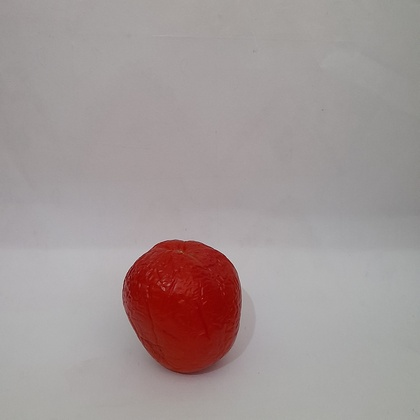
%> input picture jobsheet1/tomat_p.jpg, 420 x 420 px, shrunk from 3000 x 3000 before the run
$ octave tomatpolos.m   (GNU Octave 9; MATLAB toolbox functions it lacks are replaced by stand-ins)
%> lines starting %> are read from the running program, lines starting %| are printed output that depends on the picture
% Membersihkan kode program, memory, dan menutup seluruh jendela
clc;
clear all;
close all;

% Membaca dan menampilkan citra
I = imread('tomat_p.jpg');
%> I is the input picture: size 420x420x3 uint8; mean R, G, B 162.4, 151.3, 150.7
figure, imshow(I);
title('Citra Tomat polos RGB');

% Ekstraksi channel RGB
R = I(:,:,1);
G = I(:,:,2);
B = I(:,:,3);

figure, imshow(R);
title('Citra Tomat polos Channel R');

figure, imshow(G);
title('Citra Tomat polos Channel G');

figure, imshow(B);
title('Citra Tomat polos Channel B');

% Mendapatkan nilai piksel pada koordinat tertentu
R11 = R(1,1);
%> R11 = 155
G11 = G(1,1);
%> G11 = 149
B11 = B(1,1);
%> B11 = 149

% Konversi citra RGB ke grayscale
citraGray = rgb2gray(I);
figure, imshow(citraGray);
title('Citra Tomat polos Grayscale');

% Kode program membuat histogram (Cara 1)
Ukuran = size(I);
%> Ukuran = [420 420 3]
jum_baris = Ukuran(1);
%> jum_baris = 420
jum_kolom = Ukuran(2);
%> jum_kolom = 420
Histog = zeros(256, 1);
for baris = 1 : jum_baris
    for kolom = 1: jum_kolom
        Histog(I(baris, kolom)+1) = ...
            Histog(I(baris, kolom)+1) + 1;
    end
end
%> after the loop, Histog = 256 values, max 15370 at index 166, min 0 at index 1, mean 689.1

Horis = (0:255)';
figure, bar(Horis, Histog);
title('Histogram Citra Tomat polos Grayscale Cara 1');
%> figure, not shown here; tallest bar 15370 high, from x = 164.6 to 165.4

% Kode program membuat histogram (Cara 2)
figure, histogram(citraGray);
title('Histogram Citra Tomat polos Grayscale Cara 2');
%> figure, not shown here; tallest bar 20978 high, from x = 158 to 160

% Kode program membuat histogram (Cara 3)
figure, histogram(citraGray, 256);
title('Histogram Citra Tomat polos Grayscale Cara 3');
%> figure, not shown here; tallest bar 11773 high, from x = 158.9 to 159.7

% Pengaturan Kecerahan
citraCerah = citraGray + 50;
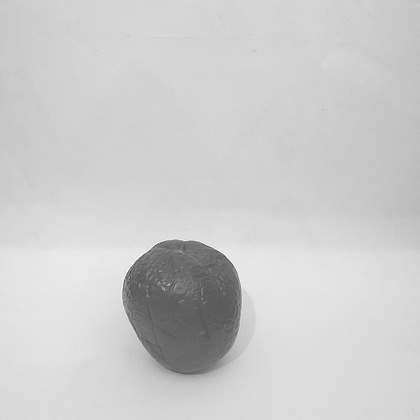
%> citraCerah: size 420x420 uint8; min 76, max 255, mean 204.6
figure, imshow(citraCerah);
title('Citra Tomat polos Tomat polos penambahan intensitas');
figure, histogram(citraCerah);
title('Histogram Citra Tomat polos penambahan intensitas');
%> figure, not shown here; tallest bar 20978 high, from x = 208 to 210

citraGelap = citraGray - 50;
figure, imshow(citraGelap);
title('Citra Tomat polos Tomat polos penambahan intensitas');
figure, histogram(citraGelap);
title('Histogram Citra Tomat polos pengurangan intensitas');
%> figure, not shown here; tallest bar 20978 high, from x = 108 to 110

% Meregangkan kontras
regangKontras = citraGray * 1.5;
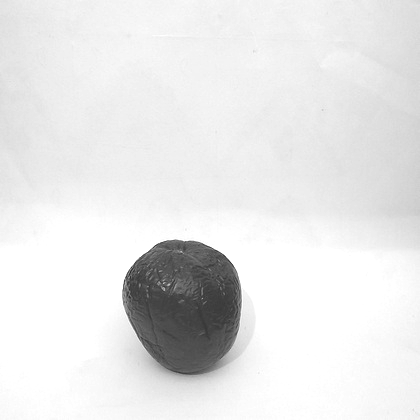
%> regangKontras: size 420x420 uint8; min 39, max 255, mean 230.6
figure, imshow(regangKontras);
title('Citra Tomat polos peregangan kontras');
figure, histogram(regangKontras);
title('Histogram Citra Tomat polos peregangan kontras');
%> figure, not shown here; tallest bar 40190 high, from x = 254 to 256

% Membalik citra
balikCitra = 255 - citraGray;
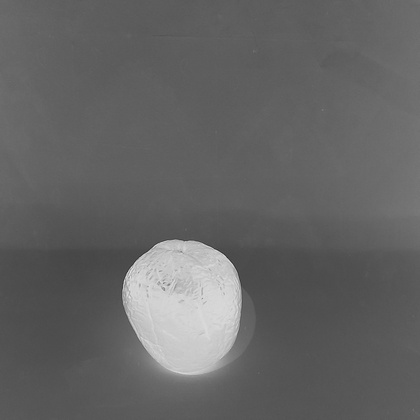
%> balikCitra: size 420x420 uint8; min 41, max 229, mean 100.4
figure, imshow(balikCitra);
title('Citra Tomat polos pembalikan citra');
figure, histogram(balikCitra);
title('Histogram Citra Tomat polos pembalikan citra');
%> figure, not shown here; tallest bar 20978 high, from x = 96 to 98

% Pemotongan aras keabuan
Img = citraGray;
f1 = 30;
f2 = 170;
Ukuran = size(Img);
%> Ukuran = [420 420]
tinggi = Ukuran(1);
%> tinggi = 420
lebar = Ukuran(2);
%> lebar = 420

Hasil = Img;
for baris = 1 : tinggi
    for kolom = 1 : lebar
        if Hasil(baris, kolom) <= f1
            Hasil(baris, kolom) = 0;
        end

        if Hasil(baris, kolom) >= f2
            Hasil(baris, kolom) = 255;
        end
    end
end
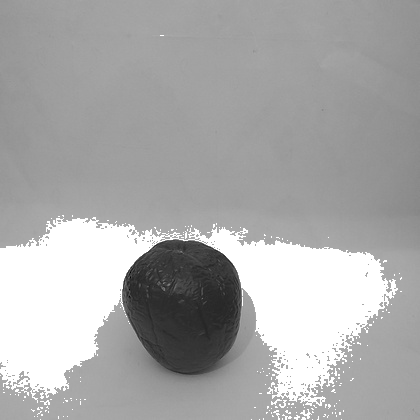
%> Hasil: size 420x420 uint8; min 0, max 255, mean 170.2

figure, imshow(Hasil);
title('Citra Tomat polos grayscale pemotongan aras keabuan');
figure, histogram(Hasil);
title('Histogram Citra Tomat polos grayscale pemotongan aras keabuan');
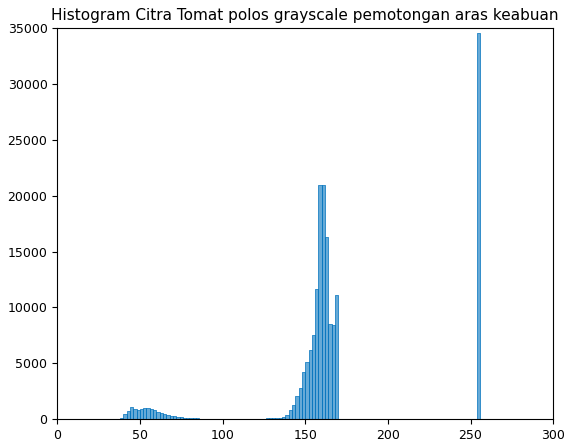
%> figure redrawn from the program's plot data; tallest bar 34532 high, from x = 254 to 256

% Histogram Equalization
Ukuran = size(Img);
jum_baris = Ukuran(1);
jum_kolom = Ukuran(2);

L = 256;
Histog = zeros(L, 1);
for baris = 1 : jum_baris
    for kolom = 1 : jum_kolom
        Histog(Img(baris, kolom) + 1) = ...
            Histog(Img(baris, kolom) + 1) + 1;
    end
end
%> after the loop, Histog = 256 values, max 11773 at index 160, min 0 at index 1, mean 689.1

alpha = (L-1) / (jum_baris* jum_kolom);
%> alpha = 0.00145
C(1) = alpha * Histog(1);
for i = 1: L-2
    C(i+1) = C(i) + round(alpha * Histog(i+1));
end
%> after the loop, C = 255 values from 0 to 253

Hasilekual = Img;
for baris = 1 : jum_baris
    for kolom = 1 : jum_kolom
        Hasilekual(baris, kolom) = C(Img(baris, kolom) + 1);
    end
end
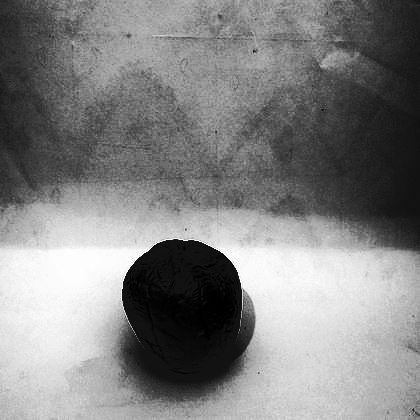
%> Hasilekual: size 420x420 uint8; min 0, max 253, mean 130.3

Hasilekual = uint8(Hasilekual);
figure, imshow(Hasilekual);
title('Citra Tomat polos grayscale hasil histeq')
figure, histogram(Hasilekual);
title('Histogram Citra Tomat polos grayscale hasil histeq');
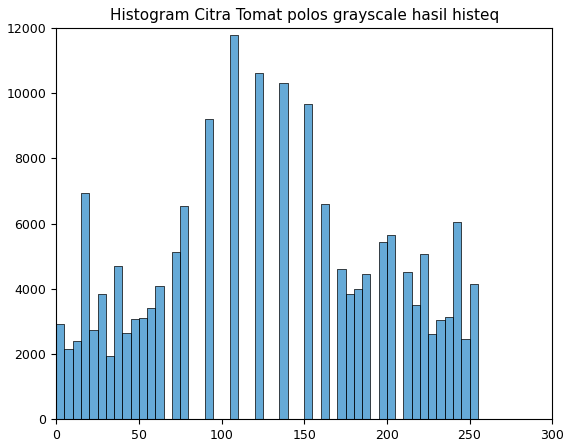
%> figure redrawn from the program's plot data; tallest bar 11773 high, from x = 105 to 110
